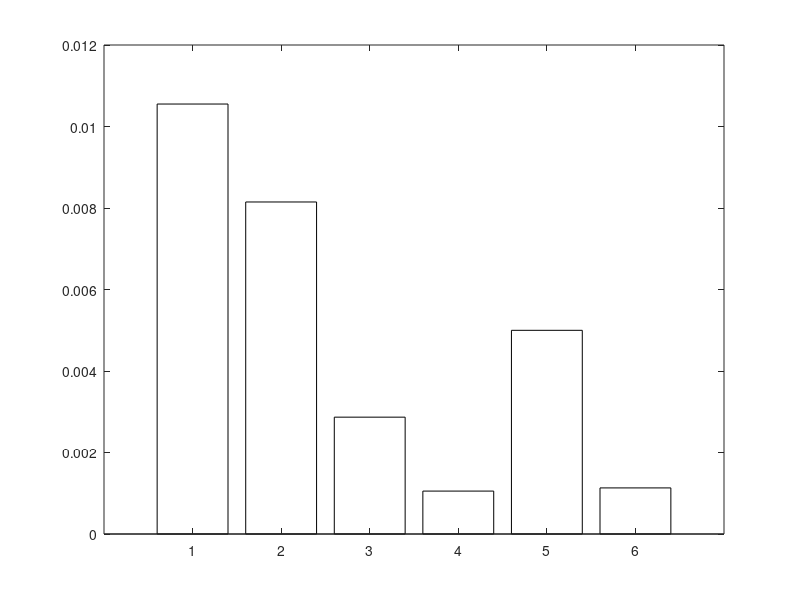

Source code (MATLAB): (Note: this script raises an error after producing the figure.)
% DragBuildUp.m
% =========================================================================
% DRAG BUILD-UP — Parasite Drag Coefficient (CD_0) Estimation
%
% Method: Raymer §12.5 "Component Buildup Method" (Eq. 12.24):
%
%   (CD_0)_subsonic = Σ(Cf_c · FF_c · Q_c · Swet_c) / Sref
%                     + CD_misc + CD_L&P
%
%   where for each component (subscript c):
%     Cf  = flat-plate skin friction coefficient  (Raymer Eq. 12.27)
%     FF  = form factor (pressure drag correction) (Raymer Eqs. 12.30–12.31)
%     Q   = interference factor                   (Raymer §12.5, p.285)
%     Swet= component wetted area
%
%   CD_misc captures landing-gear drag.
%   CD_L&P  captures leakage and protuberance drag.
%
% Airfoil: NASA GA(W)-1  (General Aviation Whitcomb, also known as NASA LS(1)-0417)
%   — t/c = 0.17, (x/c)_m ≈ 0.40 (max thickness near 40% chord, typical of this
%     series). Ref: McGhee & Beasley, NASA TN D-7428 (1973).
%   — Unswept, low-speed design → sweep term in Eq. (12.30) collapses to ~1.0.
%
% Fuselage cross-section: 1.75 m × 2.00 m rectangle with 0.10 m corner fillets.
%   — Equivalent circular diameter computed from cross-sectional area
%     using Raymer Eq. 12.33: d = sqrt(4/pi * A_max).
%   — Rectangular fuselage form factor correction from Raymer p.284:
%     "A square-sided fuselage has a form factor about 40% higher than the
%     [ellipsoidal] value estimated with Eq.(12.31) due to additional separation
%     caused by the corners. This can be somewhat reduced by rounding the corners."
%     With 0.10 m fillets, rounding ratio r/side ≈ 0.053 (modest). A 20%
%     FF penalty is applied — midpoint between sharp-cornered (+40%) and
%     perfectly circular (0%). Engineering judgement per Raymer p.284.
%
% Tail airfoils: NACA 0012 selected for both horizontal and vertical tail.
%   — NACA 0012: t/c = 0.12, (x/c)_m = 0.30 (standard 4-digit NACA: max
%     thickness at 30% chord). Classic choice for low-speed tail surfaces.
%   — Ref: Abbott & von Doenhoff, "Theory of Wing Sections," Dover (1959).
%   — Tail form factors increased 10% for hinge gaps per Raymer p.283.
%
% Landing gear: Fixed tricycle gear (2 main + 1 nose).
%   — Drag estimated using Raymer Table 12.5 D/q values per component.
%   — Total D/q multiplied by 1.2 for mutual interference (Raymer p.287).
%
% Leakage & Protuberances:
%   — 5% of primary component drag (Raymer p.289, propeller-aircraft upper bound).
%
% Skin friction: Raymer Eq. 12.27 (turbulent, Mach-corrected) throughout.
%
% KEY REFERENCE
%   Raymer, D. P., "Aircraft Design: A Conceptual Approach," AIAA, 1989.
%   All equation and page numbers refer to this edition.
%
% USAGE
%   1. Section 2 contains all geometry — replace placeholder values with CAD outputs.
%   2. Run. No additional .m files needed.
%   3. Feed resulting CD_0_clean into ConstraintAnalysis_TO_Land_v2.m.
%
% All quantities SI (metres, kg, Pa, m^2) unless stated.
% =========================================================================

clear; clc; close all;

ft2_to_m2 = 0.0929;   % unit conversion factor: 1 ft^2 = 0.0929 m^2

% =========================================================================
%  SECTION 1 — FLIGHT CONDITION FOR Cf EVALUATION
% =========================================================================
% Cf evaluated at cruise (clean config). Raymer Eq.(12.27) is Mach-corrected
% so M_cruise is included even though the correction is negligible at low speed.

V_cruise  = 130 * 0.5144;      % 130 KTAS → m/s
M_cruise  = V_cruise / 340.3;  % Mach number (SL ISA speed of sound = 340.3 m/s)
rho_SL    = 1.225;              % ISA sea-level density              [kg/m^3]
mu_air    = 1.789e-5;           % dynamic viscosity air, SL 15 °C   [Pa·s]

% =========================================================================
%  SECTION 2 — AIRCRAFT GEOMETRY
% =========================================================================

% ─────────────────────────────────────────────────────────────────────────
%  WING
% ─────────────────────────────────────────────────────────────────────────
S_wing  = 36.80;            % total wing planform area              [m^2]
b_wing  = 15.20;            % wing span                              [m]
MAC_w   = S_wing / b_wing;  % MAC — untapered → MAC = S/b           [m]

% NASA GA(W)-1 airfoil (Raymer Eq. 12.30 parameters)
t_c_w      = 0.17;    % thickness-to-chord ratio                   [-]
xcm_w      = 0.40;    % chordwise location of max thickness (x/c)_m  [-]
%   McGhee & Beasley, NASA TN D-7428 (1973): GA(W)-1 max t at ~40% chord.
Lambda_m_w = 0.0;     % sweep of max-thickness line  [rad]  (unswept)

% ─────────────────────────────────────────────────────────────────────────
%  HORIZONTAL TAIL
% ─────────────────────────────────────────────────────────────────────────
S_htail   = 11.34;              % total planform area                [m^2]
b_htail   =  6.73;              % span                                [m]
MAC_ht    = S_htail / b_htail;  % MAC — untapered                    [m]

% NACA 0012 horizontal tail (Abbott & von Doenhoff, 1959)
t_c_ht    = 0.12;     % t/c                                         [-]
xcm_ht    = 0.30;     % (x/c)_m — standard 4-digit NACA at 30% chord  [-]
Lambda_m_ht = 0.0;    % unswept                                    [rad]

% ─────────────────────────────────────────────────────────────────────────
%  VERTICAL TAIL
% ─────────────────────────────────────────────────────────────────────────
S_vtail   = 4.22;               % planform area                      [m^2]
b_vtail   = 2.60;               % fin height                          [m]
MAC_vt    = S_vtail / b_vtail;  % MAC — untapered                    [m]

% NACA 0012 vertical tail — same section as h-tail
t_c_vt    = 0.12;
xcm_vt    = 0.30;
Lambda_m_vt = 0.0;

% ─────────────────────────────────────────────────────────────────────────
%  FUSELAGE
% ─────────────────────────────────────────────────────────────────────────
l_fuse   = 9.9001;    % total fuselage length                       [m]
W_fuse   = 1.95;      % fuselage width                              [m]
H_fuse   = 2.00;      % fuselage height                             [m]
r_fillet = 0.10;      % corner fillet radius                        [m]

% ── Cross-sectional area (filleted rectangle) ─────────────────────────────
% Area = rectangle − 4 corner squares + 4 quarter-circle fillets
A_rect            = W_fuse * H_fuse;
A_corner_removed  = 4 * (r_fillet^2 - pi * r_fillet^2 / 4);
A_max_fuse        = A_rect - A_corner_removed;

% ── Equivalent circular diameter (Raymer Eq. 12.33) ──────────────────────
% Raymer defines d for a non-circular cross-section as the diameter of a
% circle with the same area as the maximum cross-section.
%   f = l/d = l / sqrt(4/pi * A_max)
d_fuse = sqrt(4 / pi * A_max_fuse);   % equivalent circular diameter  [m]

% ── Fineness ratio ────────────────────────────────────────────────────────
f_fuse = l_fuse / d_fuse;   % used in Eq.(12.31)                    [-]

% ── Wetted area of fuselage ───────────────────────────────────────────────
% Perimeter of the filleted rectangle × fuselage length.
% Perimeter = full rectangle perimeter − 4 straight corner segments
%             + 4 quarter-circle arcs
P_rect_corners = 4 * r_fillet;
P_fillet_arcs  = 4 * (pi / 2 * r_fillet);
P_wet_fuse     = 2*(W_fuse + H_fuse) - P_rect_corners + P_fillet_arcs;
S_wet_fuse     = P_wet_fuse * l_fuse;                                % [m^2]

% ── Rectangular cross-section FF penalty (Raymer p.284) ──────────────────
% Raymer p.284: sharp square → +40%; rounded corners reduce this.
% 0.10 m fillets on ~1.875 m sides → r/side ≈ 0.053 → modest rounding.
% 20% penalty applied (conservative midpoint between sharp and fully rounded).
rect_FF_penalty = 1.20;

% ─────────────────────────────────────────────────────────────────────────
%  LANDING GEAR — Fixed Tricycle  (Raymer Table 12.5 & p.287)
% ─────────────────────────────────────────────────────────────────────────
% Component D/q values from Raymer Table 12.5 [ft^2 per component unit]:
%   Regular wheel and tire : 0.25 ft^2
%   Round strut or wire    : 0.30 ft^2
% Tricycle layout: 2 main legs + 1 nose leg, each with 1 wheel and 1 strut.

n_legs   = 3;        % total gear legs (2 main + 1 nose)
Dq_wheel = 0.25;     % D/q per wheel+tire,  ft^2  (Table 12.5)
Dq_strut = 0.30;     % D/q per round strut, ft^2  (Table 12.5)

% Raw sum before interference correction
Dq_gear_raw = n_legs * (Dq_wheel + Dq_strut);   % [ft^2]

% Raymer p.287: multiply total gear drag by 1.2 for mutual interference
Dq_gear     = 1.2 * Dq_gear_raw;                % [ft^2]
Dq_gear_m2  = Dq_gear * ft2_to_m2;              % [m^2]

% ─────────────────────────────────────────────────────────────────────────
%  REFERENCE AREA
% ─────────────────────────────────────────────────────────────────────────
S_ref = S_wing;   % conventional normalisation (Raymer §12.5)        [m^2]

% =========================================================================
%  SECTION 3 — SKIN FRICTION COEFFICIENTS  (Raymer Eq. 12.27)
% =========================================================================
% Turbulent flat-plate, Mach-number corrected (Raymer p.282, Eq. 12.27):
%   Cf = 0.455 / [(log10 Re)^2.58 × (1 + 0.144 M^2)^0.65]
%
% Characteristic length: fuselage → l_fuse; lifting surfaces → MAC.

Re_fuse = rho_SL * V_cruise * l_fuse  / mu_air;
Re_wing = rho_SL * V_cruise * MAC_w   / mu_air;
Re_ht   = rho_SL * V_cruise * MAC_ht  / mu_air;
Re_vt   = rho_SL * V_cruise * MAC_vt  / mu_air;

% Anonymous function: Raymer Eq. (12.27)
turb_Cf = @(Re, M) 0.455 / ((log10(Re))^2.58 * (1 + 0.144*M^2)^0.65);

Cf_fuse = turb_Cf(Re_fuse, M_cruise);
Cf_wing = turb_Cf(Re_wing, M_cruise);
Cf_ht   = turb_Cf(Re_ht,   M_cruise);
Cf_vt   = turb_Cf(Re_vt,   M_cruise);

% =========================================================================
%  SECTION 4 — FORM FACTORS
% =========================================================================

% ── Wing and tail surfaces: Raymer Eq. (12.30) ────────────────────────────
% FF = [1 + 0.6/(x/c)_m × (t/c) + 100(t/c)^4] × [1.34 M^0.18 (cosΛ_m)^0.28]
%
% At M_cruise ≈ 0.195 and Λ_m = 0° (unswept), the second bracket ≈ 0.990 ≈ 1.0.
% The first bracket captures the airfoil-shape contribution to pressure drag.
%
% Tail +10% for hinge gap: Raymer p.283 — "A tail surface with a hinged
% rudder or elevator will have a form factor about 10% higher than predicted
% by Eq.(12.30) due to the extra drag of the gap between the tail surface
% and its control surface."

FF_wing = (1 + (0.6/xcm_w) * t_c_w  + 100*t_c_w^4) ...
        * (1.34 * M_cruise^0.18 * cos(Lambda_m_w)^0.28);

FF_ht   = (1 + (0.6/xcm_ht) * t_c_ht + 100*t_c_ht^4) ...
        * (1.34 * M_cruise^0.18 * cos(Lambda_m_ht)^0.28) ...
        * 1.10;   % +10% hinge-gap penalty (Raymer p.283)

FF_vt   = (1 + (0.6/xcm_vt) * t_c_vt + 100*t_c_vt^4) ...
        * (1.34 * M_cruise^0.18 * cos(Lambda_m_vt)^0.28) ...
        * 1.10;   % +10% hinge-gap penalty (Raymer p.283)

% ── Fuselage: Raymer Eq. (12.31), with rectangular FF penalty ─────────────
% FF_ellipsoid = 1 + 60/f^3 + f/400    (smooth, axisymmetric body)
% FF_fuse = FF_ellipsoid × rect_FF_penalty  (Raymer p.284, see Section 2)

FF_fuse = (1 + 60/f_fuse^3 + f_fuse/400) * rect_FF_penalty;

% =========================================================================
%  SECTION 5 — INTERFERENCE FACTORS  Q  (Raymer §12.5, p.285)
% =========================================================================
% Q multiplies each component's friction + form drag to account for
% aerodynamic interference at component junctions.
%
% Fuselage  Q = 1.00 — Raymer p.285: "The fuselage has a negligible
%   interference factor (Q = 1.0) in most cases."
%
% Wing Q = 1.00 — Raymer p.285: "For a high-wing, a mid-wing, or a
%   well-filletted low wing, the interference will be negligible so the
%   Q factor will be about 1.0."
%
% H-tail Q = 1.05 — Raymer p.285: "For tail surfaces, interference ranges
%   from about three percent (Q = 1.03) for a clean V-tail to about eight
%   percent for an H-tail." Midpoint chosen (5%) as conservative for a
%   conventional H-tail on a fuselage-mounted stabiliser.
%
% V-tail Q = 1.03 — Low end of range (clean fin-fuselage junction).

Q_fuse  = 1.00;
Q_wing  = 1.00;
Q_htail = 1.05;
Q_vtail = 1.03;

% =========================================================================
%  SECTION 6 — WETTED AREAS FOR LIFTING SURFACES
% =========================================================================
% Both upper and lower surfaces exposed → factor of 2.
% Thickness correction: S_wet ≈ 2 × S_plan × (1 + 0.2 × t/c)
% This accounts for the increase in wetted area of a thick wing compared
% to a flat plate. For t/c = 0.17 this is a 3.4% correction. Conservative
% and consistent with common conceptual-design practice.

S_wet_wing  = 2 * S_wing  * (1 + 0.2 * t_c_w);
S_wet_htail = 2 * S_htail * (1 + 0.2 * t_c_ht);
S_wet_vtail = 2 * S_vtail * (1 + 0.2 * t_c_vt);

% =========================================================================
%  SECTION 7 — COMPONENT DRAG AREAS  (Cf × FF × Q × Swet)
% =========================================================================

A_fuse  = Cf_fuse * FF_fuse  * Q_fuse  * S_wet_fuse;
A_wing  = Cf_wing * FF_wing  * Q_wing  * S_wet_wing;
A_htail = Cf_ht   * FF_ht    * Q_htail * S_wet_htail;
A_vtail = Cf_vt   * FF_vt    * Q_vtail * S_wet_vtail;

% =========================================================================
%  SECTION 8 — MISCELLANEOUS DRAG: LANDING GEAR  CD_misc
% =========================================================================
% Fixed landing gear is the dominant misc. drag source for this aircraft.
% D/q computed in Section 2 from Raymer Table 12.5 and converted to CD.

CD_misc_gear = Dq_gear_m2 / S_ref;

% =========================================================================
%  SECTION 9 — LEAKAGE & PROTUBERANCE DRAG  CD_L&P  (Raymer p.289)
% =========================================================================
% Raymer p.289: "For a normal production aircraft, leaks and protuberance
% drags can be estimated as about 2–5% of the parasite drag for jet
% transports or bombers, 5–10% for propeller aircraft."
%
% NOTE: Raymer quotes 5–10% for propeller aircraft. 5% is used here as the
% lower end of the propeller-aircraft range — appropriate for an aircraft
% that is not a fighter and will have careful attention to surface finish.
% This is applied to the primary friction/form drag sum only (gear is already
% explicitly accounted for in CD_misc).

leak_frac  = 0.05;

A_primary  = A_fuse + A_wing + A_htail + A_vtail;
CD_primary = A_primary / S_ref;
CD_LP      = leak_frac * CD_primary;

% =========================================================================
%  SECTION 10 — TOTAL PARASITE DRAG  (Raymer Eq. 12.24)
% =========================================================================

CD0_fuse  = A_fuse  / S_ref;
CD0_wing  = A_wing  / S_ref;
CD0_htail = A_htail / S_ref;
CD0_vtail = A_vtail / S_ref;

% Raymer Eq. (12.24):
% (CD_0)_subsonic = Σ(Cf·FF·Q·Swet)/Sref + CD_misc + CD_L&P
CD0_clean = CD_primary + CD_misc_gear + CD_LP;

% =========================================================================
%  SECTION 11 — CONSOLE OUTPUT
% =========================================================================

fprintf('\n');
fprintf('==========================================================================\n');
fprintf('  DRAG BUILD-UP SUMMARY  (Raymer §12.5 Component Buildup, Eq. 12.24)\n');
fprintf('==========================================================================\n\n');

fprintf('  Derived Geometry\n');
fprintf('    Wing  MAC    = %.4f m   S_wet = %.4f m^2\n', MAC_w,  S_wet_wing);
fprintf('    H-tail MAC   = %.4f m   S_wet = %.4f m^2\n', MAC_ht, S_wet_htail);
fprintf('    V-tail MAC   = %.4f m   S_wet = %.4f m^2\n', MAC_vt, S_wet_vtail);
fprintf('    Fuse  A_max  = %.4f m^2  (%.2f×%.2f rect, r=%.2f m fillets)\n', ...
        A_max_fuse, W_fuse, H_fuse, r_fillet);
fprintf('    Fuse  d_eq   = %.4f m   (Raymer Eq.12.33)\n', d_fuse);
fprintf('    Fuse  l/d    = %.4f    (fineness ratio, Eq.12.31)\n', f_fuse);
fprintf('    Fuse  S_wet  = %.4f m^2  (perimeter × length)\n\n', S_wet_fuse);

fprintf('  Flight Condition\n');
fprintf('    V = %.2f m/s (%.0f KTAS)   M = %.4f   rho = %.4f kg/m^3\n\n', ...
        V_cruise, V_cruise/0.5144, M_cruise, rho_SL);

fprintf('  Reynolds Numbers  (Raymer Eq.12.26: Re = rho·V·l/mu)\n');
fprintf('    Fuselage  (L=%.4f m)  Re = %.4e\n', l_fuse, Re_fuse);
fprintf('    Wing      (L=%.4f m)  Re = %.4e\n', MAC_w,  Re_wing);
fprintf('    H-Tail    (L=%.4f m)  Re = %.4e\n', MAC_ht, Re_ht);
fprintf('    V-Tail    (L=%.4f m)  Re = %.4e\n\n', MAC_vt, Re_vt);

fprintf('  Skin Friction Coeff.  (Raymer Eq.12.27, turbulent)\n');
fprintf('    Fuselage  Cf = %.5f\n', Cf_fuse);
fprintf('    Wing      Cf = %.5f\n', Cf_wing);
fprintf('    H-Tail    Cf = %.5f\n', Cf_ht);
fprintf('    V-Tail    Cf = %.5f\n\n', Cf_vt);

fprintf('  Form Factors\n');
fprintf('    Fuselage  FF = %.4f  (Eq.12.31 base=%.4f × %.2f rect penalty, Raymer p.284)\n', ...
        FF_fuse, FF_fuse/rect_FF_penalty, rect_FF_penalty);
fprintf('    Wing      FF = %.4f  (Eq.12.30: GA(W)-1, t/c=%.2f, (x/c)m=%.2f, Λ=0°)\n', ...
        FF_wing, t_c_w, xcm_w);
fprintf('    H-Tail    FF = %.4f  (Eq.12.30 × 1.10 hinge-gap, Raymer p.283)\n', FF_ht);
fprintf('    V-Tail    FF = %.4f  (Eq.12.30 × 1.10 hinge-gap, Raymer p.283)\n\n', FF_vt);

fprintf('  Interference Factors Q  (Raymer p.285)\n');
fprintf('    Fuselage Q=%.2f  Wing Q=%.2f  H-tail Q=%.2f  V-tail Q=%.2f\n\n', ...
        Q_fuse, Q_wing, Q_htail, Q_vtail);

% Component breakdown table
fprintf('  Component Drag Breakdown\n');
hdr = '  %-15s  %9s  %7s  %7s  %6s  %10s  %8s  %7s';
row = '  %-15s  %9.4f  %7.5f  %7.4f  %6.2f  %10.6f  %8.5f  %6.1f%%';
row_misc = '  %-15s  %9s  %7s  %7s  %6s  %10s  %8.5f  %6.1f%%';
fprintf([hdr '\n'], 'Component','Swet[m^2]','Cf','FF','Q','Ai[m^2]','CD0_i','%Total');
fprintf('  %s\n', repmat('-',1,82));
fprintf([row '\n'], 'Fuselage',  S_wet_fuse,   Cf_fuse, FF_fuse,  Q_fuse,  A_fuse,  CD0_fuse,  100*CD0_fuse/CD0_clean);
fprintf([row '\n'], 'Wing',      S_wet_wing,   Cf_wing, FF_wing,  Q_wing,  A_wing,  CD0_wing,  100*CD0_wing/CD0_clean);
fprintf([row '\n'], 'H-Tail',    S_wet_htail,  Cf_ht,   FF_ht,    Q_htail, A_htail, CD0_htail, 100*CD0_htail/CD0_clean);
fprintf([row '\n'], 'V-Tail',    S_wet_vtail,  Cf_vt,   FF_vt,    Q_vtail, A_vtail, CD0_vtail, 100*CD0_vtail/CD0_clean);
fprintf([row_misc '\n'], 'Gear (misc)','—','—','—','—','—', CD_misc_gear, 100*CD_misc_gear/CD0_clean);
fprintf([row_misc '\n'], 'Leak & Protub','—','—','—','—','—', CD_LP, 100*CD_LP/CD0_clean);
fprintf('  %s\n', repmat('-',1,82));
fprintf([row_misc '\n'], 'TOTAL (clean)','—','—','—','—','—', CD0_clean, 100.0);
fprintf('\n');

% Landing gear detail
fprintf('  Landing Gear Detail  (Raymer Table 12.5)\n');
fprintf('    %d legs × wheel(%.2f ft²) + strut(%.2f ft²) = %.3f ft²  (raw)\n', ...
        n_legs, Dq_wheel, Dq_strut, Dq_gear_raw);
fprintf('    × 1.20 interference (Raymer p.287) → D/q = %.3f ft² = %.5f m²\n', ...
        Dq_gear, Dq_gear_m2);
fprintf('    CD_misc_gear = %.5f\n\n', CD_misc_gear);

% Comparison
CD0_placeholder = 0.030;
delta_pct = (CD0_clean - CD0_placeholder) / CD0_placeholder * 100;
fprintf('  Comparison vs. ConstraintAnalysis placeholder\n');
fprintf('    Placeholder   CD_0 = %.4f\n', CD0_placeholder);
fprintf('    Build-up      CD_0 = %.4f\n', CD0_clean);
fprintf('    Difference         = %+.1f%%\n', delta_pct);
if abs(delta_pct) > 20
    fprintf('    *** WARNING: >20%% deviation — update ConstraintAnalysis! ***\n');
end
fprintf('\n');
fprintf('==========================================================================\n');
fprintf('  ACTION: Set CD_0_clean = %.5f in ConstraintAnalysis_TO_Land_v2.m\n', CD0_clean);
fprintf('==========================================================================\n\n');

% =========================================================================
%  SECTION 12 — BAR CHART
% =========================================================================

comp_labels = {'Fuselage', 'Wing', 'H-Tail', 'V-Tail', 'Gear', 'Leak & Protub'};
CD0_parts   = [CD0_fuse, CD0_wing, CD0_htail, CD0_vtail, CD_misc_gear, CD_LP];
pct_parts   = 100 * CD0_parts / CD0_clean;

bar_colors  = [0.27 0.51 0.71;   % fuselage  — steel blue
               0.20 0.63 0.17;   % wing      — green
               0.89 0.47 0.13;   % h-tail    — orange
               0.75 0.22 0.17;   % v-tail    — red
               0.55 0.27 0.07;   % gear      — brown
               0.60 0.60 0.60];  % leakage   — grey

figure('Name','Drag Build-Up', 'Units','normalized', 'Position',[0.08 0.15 0.60 0.65]);

b = bar(CD0_parts, 'FaceColor','flat');
b.CData = bar_colors;

for k = 1:length(CD0_parts)
    text(k, CD0_parts(k) + 0.0002, sprintf('%.1f%%', pct_parts(k)), ...
         'HorizontalAlignment','center', 'FontSize',10, 'FontWeight','bold');
end

yline(CD0_clean, 'k--', 'LineWidth',1.5, ...
      'Label', sprintf('CD_0 = %.4f (total clean)', CD0_clean), ...
      'LabelHorizontalAlignment','left', 'FontSize',9);

xticks(1:length(comp_labels));
xticklabels(comp_labels);
ylabel('Parasite Drag Coefficient,  $C_{D0}$  [-]', 'FontSize',12,'Interpreter','latex');
title(...
    'Drag Build-Up','FontSize',11);

ax = gca;
ax.FontSize  = 11;
ax.GridAlpha = 0.30;
grid on;
ylim([0, max(CD0_parts)*1.40]);
xlim([0.4, length(comp_labels)+0.6]);
box on;

print(1, 'Drag Build-Up.png', '-dpng', '-r1200')
